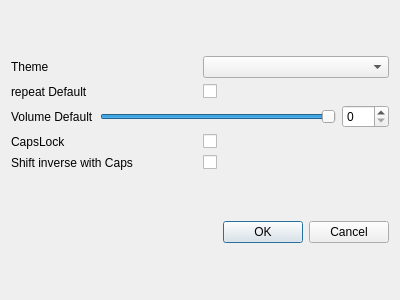
<?xml version="1.0" encoding="UTF-8"?>
<ui version="4.0">
 <class>PropertiesDialog</class>
 <widget class="QDialog" name="PropertiesDialog">
  <property name="geometry">
   <rect>
    <x>0</x>
    <y>0</y>
    <width>400</width>
    <height>300</height>
   </rect>
  </property>
  <property name="windowTitle">
   <string>Dialog</string>
  </property>
  <layout class="QGridLayout" name="gridLayout">
   <item row="0" column="0">
    <layout class="QVBoxLayout" name="verticalLayout">
     <item>
      <layout class="QHBoxLayout" name="horizontalLayout">
       <item>
        <widget class="QLabel" name="themeLabel">
         <property name="text">
          <string>Theme</string>
         </property>
        </widget>
       </item>
       <item>
        <widget class="QComboBox" name="themeComboBox">
         <property name="currentText">
          <string/>
         </property>
        </widget>
       </item>
      </layout>
     </item>
     <item>
      <layout class="QHBoxLayout" name="horizontalLayout_2">
       <item>
        <widget class="QLabel" name="repeatLabel">
         <property name="text">
          <string>repeat Default</string>
         </property>
        </widget>
       </item>
       <item>
        <widget class="QCheckBox" name="repeatCheckBox">
         <property name="text">
          <string/>
         </property>
        </widget>
       </item>
      </layout>
     </item>
     <item>
      <layout class="QHBoxLayout" name="horizontalLayout_3">
       <item>
        <widget class="QLabel" name="volumeLabel">
         <property name="text">
          <string>Volume Default</string>
         </property>
        </widget>
       </item>
       <item>
        <widget class="QSlider" name="volumeSlider">
         <property name="maximum">
          <number>100</number>
         </property>
         <property name="value">
          <number>100</number>
         </property>
         <property name="orientation">
          <enum>Qt::Horizontal</enum>
         </property>
        </widget>
       </item>
       <item>
        <widget class="QSpinBox" name="volumeSpinBox">
         <property name="maximum">
          <number>100</number>
         </property>
        </widget>
       </item>
      </layout>
     </item>
     <item>
      <layout class="QHBoxLayout" name="horizontalLayout_4">
       <item>
        <widget class="QLabel" name="capsLabel">
         <property name="text">
          <string>CapsLock</string>
         </property>
        </widget>
       </item>
       <item>
        <widget class="QCheckBox" name="capsCheckBox">
         <property name="text">
          <string/>
         </property>
        </widget>
       </item>
      </layout>
     </item>
     <item>
      <layout class="QHBoxLayout" name="horizontalLayout_5">
       <item>
        <widget class="QLabel" name="shiftLabel">
         <property name="text">
          <string>Shift inverse with Caps</string>
         </property>
        </widget>
       </item>
       <item>
        <widget class="QCheckBox" name="shiftCheckBox">
         <property name="text">
          <string/>
         </property>
        </widget>
       </item>
      </layout>
     </item>
    </layout>
   </item>
   <item row="1" column="0">
    <widget class="QDialogButtonBox" name="buttonBox">
     <property name="orientation">
      <enum>Qt::Horizontal</enum>
     </property>
     <property name="standardButtons">
      <set>QDialogButtonBox::Cancel|QDialogButtonBox::Ok</set>
     </property>
    </widget>
   </item>
  </layout>
 </widget>
 <resources/>
 <connections>
  <connection>
   <sender>buttonBox</sender>
   <signal>accepted()</signal>
   <receiver>PropertiesDialog</receiver>
   <slot>accept()</slot>
   <hints>
    <hint type="sourcelabel">
     <x>248</x>
     <y>254</y>
    </hint>
    <hint type="destinationlabel">
     <x>157</x>
     <y>274</y>
    </hint>
   </hints>
  </connection>
  <connection>
   <sender>buttonBox</sender>
   <signal>rejected()</signal>
   <receiver>PropertiesDialog</receiver>
   <slot>reject()</slot>
   <hints>
    <hint type="sourcelabel">
     <x>316</x>
     <y>260</y>
    </hint>
    <hint type="destinationlabel">
     <x>286</x>
     <y>274</y>
    </hint>
   </hints>
  </connection>
 </connections>
</ui>
